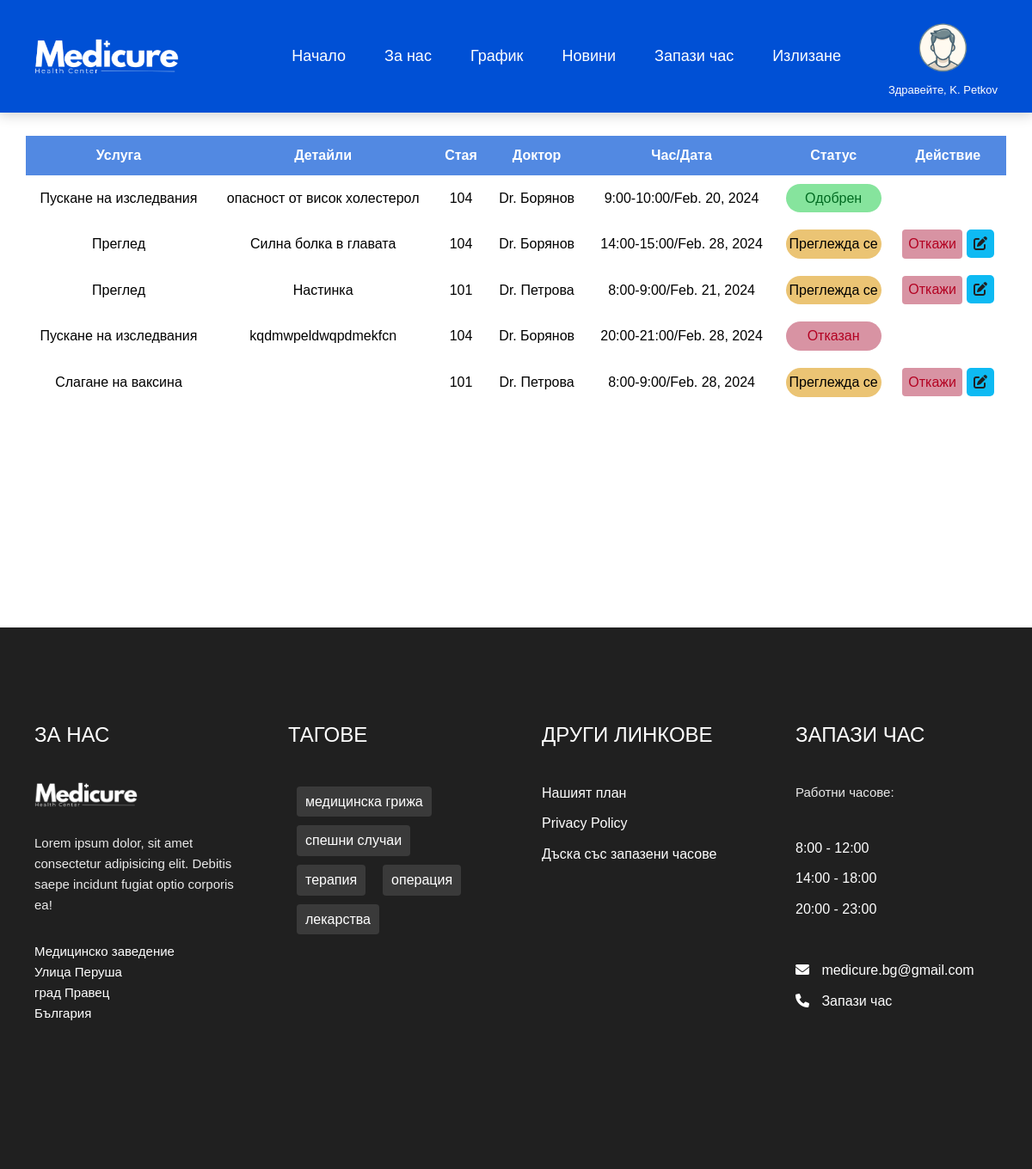
The app's page /appointments (signed in), older data.
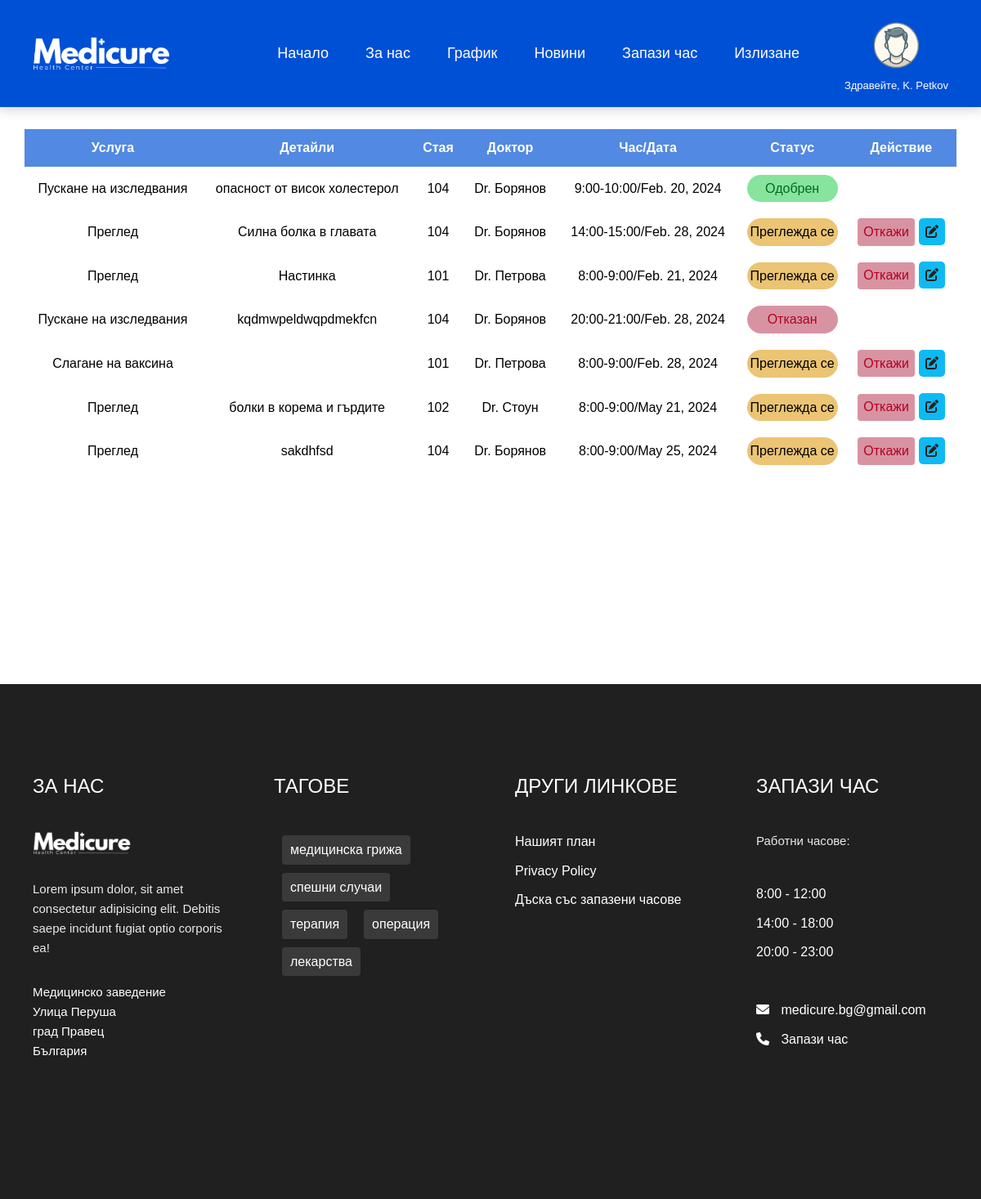
The same page, newer data.
### projectapp/models.py (models this page shows, shortened)
class Appointment(models.Model):
    patient = models.ForeignKey(CustomUser, on_delete=models.CASCADE, related_name='patient_appointments', blank=True, null=True)
    doctor = models.ForeignKey(CustomUser, on_delete=models.CASCADE, related_name='doctor_appointments', blank=True, null=True)
    service = models.CharField(max_length=255, blank=True, null=True)
    details = models.CharField(max_length=255, blank=True, null=True)
    appointment_date = models.DateField()
    appointment_time = models.CharField(max_length=12)
    STATUS_CHOICES = [
        ('Одобрен' , 'Одобрен'),
        ('Преглежда се', 'Преглежда се'),
        ('Отказан', 'Отказан'),
        ('Пропуснат', 'Пропуснат'),
        ('Изпълнен', 'Изпълнен')
    ]
    status = models.CharField(max_length=20, choices=STATUS_CHOICES, null=True, blank=True, default='Преглежда се')

class CustomUser(models.Model):
    user = models.OneToOneField(User, on_delete=models.CASCADE, blank=True, null=True)
    phone = models.CharField(max_length=13)
    date_of_birth = models.DateField(null=True, blank=True)
    specialty = models.CharField(max_length=100, null=True, blank=True)
    ROLE_CHOICES = [
        ('admin', 'Administrator'),
        ('doctor', 'Doctor'),
        ('patient', 'Patient')
    ]
    role = models.CharField(max_length=7, choices=ROLE_CHOICES)
    GENDER_CHOICES = [
        ('male' , 'Male'),
        ('female', 'Female'),
        ('other' , 'Other')
    ]
    gender = models.CharField(max_length=6, choices=GENDER_CHOICES, default='not set', blank=True, null=True)
    room_num = models.IntegerField(null=True, blank=True)
    profile_image = models.ImageField(upload_to='images/' ,blank=True, null=True)

### projectapp/views.py (the view, shortened to what this page needs)
# urls.py: path('appointments', views.appointments, name='appointments'),
def appointments(request):
    if request.user.is_authenticated:
        user_email = request.user.email
        patient_appointments = Appointment.objects.filter(patient__user__email=user_email)
        doctor_appointments = Appointment.objects.filter(doctor__user__email=user_email)
        appointments = Appointment.objects.all()
        context = {
                   'appointments' : appointments,
                   'patient_appointments': patient_appointments,
                   'doctor_appointments' : doctor_appointments
                   }
        return render(request, 'appointments.html', context)
    else:
        html_content = """
            <br><br><br><br><br>
            <p><strong> Влезте или се регистирайте за да видите графика си.</strong></p>
            <br><br><br><br><br><br><br><br><br><br><br><br><br><br><br><br><br><br><br><br><br><br><br>
        """
    return render(request, 'appointments.html', {'html_content' : html_content})

### projectapp/context_processors.py (called while the page is built)
def custom_user_details(request):
    if request.user.is_authenticated:
        user_profile = CustomUser.objects.get(user=request.user)
        return {'user_profile': user_profile}
    return {}

### projectapp/templatetags/my_custom_filters.py (called while the page is built)
@register.filter(name='truncateletters')
def truncateletters(value, arg):
    try:
        length = int(arg)
    except ValueError:  # Invalid literal for int()
        return value  # Fail silently.
    if len(value) > length:
        return value[:length]
    else:
        return value

### template/appointments.html (shortened to what this page needs)
{% load static %}
{% load my_custom_filters %}
<!DOCTYPE html>
<html lang="bg">
<head>
    <link rel="stylesheet" href="{% static 'css/appointments.css' %}">
    <link rel="stylesheet" href="https://cdnjs.cloudflare.com/ajax/libs/font-awesome/6.0.0-beta2/css/all.min.css" />
</head>
<body>
    {% include 'nav.html' %}
    {% if user.is_authenticated %}
    <section class="table__body">
        <table>
            {% if user_profile.role == 'patient' %}
            <thead>
                <tr>
                    <th> Услуга </th>
                    <th> Детайли </th>
                    <th> Стая </th>
                    <th> Доктор </th>
                    <th> Час/дата </th>
                    <th> Статус </th>
                    <th> Действие </th>
                </tr>
            </thead>
            <tbody>
                {% for appointment in patient_appointments %}
                <tr>
                    <td> {{appointment.service}} </td>
                    <td> {{appointment.details}} </td>
                    <td> {{appointment.doctor.room_num}} </td>
                    <td> Dr. {{appointment.doctor.user.last_name}} </td>
                    <td> {{appointment.appointment_time}}/{{appointment.appointment_date}} </td>
                    <td>
                        {% if  appointment.status == "Преглежда се" %}
                        <p class="status pending">{{appointment.status}}</p>
                        {% elif  appointment.status == "Одобрен" %}
                        <p class="status approved">{{appointment.status}}</p>
                        {% elif  appointment.status == "Отказан" %}
                        <p class="status cancelled">{{appointment.status}}</p>
                        {% elif  appointment.status == "Пропуснат" %}
                        <p class="status missed">{{appointment.status}}</p>
                        {% elif  appointment.status == "Изпълнен" %}
                        <p class="status done">{{appointment.status}}</p>
                        {% endif %}
                    </td>
                    <td>
                        <form method="post" class="form-appointments">
                            {% if appointment.status == "Преглежда се" %}
                            <button class="cancelled" name="status" value="Отказан"> Откажи</button>
                            <a class="edit" href="{% url 'edit_appointment' appointment.id %}"> <i class="fas fa-edit"></i></a>
                            {% endif %}
                        </form>
                    </td>
                </tr>
                {% endfor %}
            </tbody>
            {% endif %}
        </table>
    </section>
    {% else %}
        {{ html_content|safe }}
    {% endif %}
            {% include 'make_an_appointment.html' %}
        {% include 'footer.html' %}
</body>
</html>

### template/nav.html (shortened to what this page needs)
{% load static %}
{% load my_custom_filters %}
    <link rel = "stylesheet" href = "{% static 'css/normalize.css' %}">
    <link rel = "stylesheet" href = "{% static 'css/main.css' %}">
<nav class = "navbar bg-blue">
    <div class = "container flex">
        <a href = "{% url 'index' %}" class = "navbar-brand">
            <img src = "{% static 'images/Medicure.png' %}" alt = "site logo">
        </a>
        <div class = "navbar-collapse bg-white">
            <ul class = "navbar-nav">
                <li class = "nav-item">
                    <a href = "{% url 'index' %}" class = "nav-link" style="font-size: large;">Начало</a>
                </li>
                <li class = "nav-item">
                    <a href = "{% url 'aboutus' %}" class = "nav-link" style="font-size: large;">За нас</a>
                </li>
                <li class = "nav-item">
                    <a href = "{% url 'appointments' %}" class = "nav-link" style="font-size: large;">График</a>
                </li>
                <li class = "nav-item">
                    <a href = "{% url 'news' %}" class = "nav-link" style="font-size: large;">Новини</a>
                </li>
                {% if user.is_authenticated %}
                    {% if user_profile.role == 'patient' and user_profile.gender == 'male' %}
                    <li class = "nav-item">
                        <a href = "#" class = "nav-link appointment" style="font-size: large;">Запази час</a>
                    </li>
                    <li class = "nav-item"><a class="nav-link" href="{% url 'logout' %}" style="font-size: large;">Излизане</a></li>
                </ul>
                    <div class="profile">
                        <a href="{% url 'profile' %}"><img class="profile-img" style="height: 80px; width:80px;" src="{% static 'images/profilepic1.png' %}" alt="profilepic" ></a>
                        <p class = "text-sm profile-text" >Здравейте, {{ user.first_name | truncateletters:1 }}. {{user.last_name}}</p>
                    </div>
                    {% endif %}
                {% endif %}
        </div>
    </div>
</nav>

### template/make_an_appointment.html (shortened to what this page needs)
{% load static %}
<!DOCTYPE html>
<html lang="bg">
<head>
</head>
<body>
</body>
</html>

### template/footer.html
 {% load static%}
 <link rel = "stylesheet" href = "{% static 'css/normalize.css' %}">
    <link rel = "stylesheet" href = "{% static 'css/main.css' %}">
 <footer id = "footer" class = "footer text-center">
    <div class = "container">
        <div class = "footer-inner text-white py grid">
            <div class = "footer-item">
                <h3 class = "footer-head">за нас</h3>
                <div class = "icon">
                    <img src = "{% static 'images/MedicureBlack.png' %}">
                </div>
                <p class = "text text-md">Lorem ipsum dolor, sit amet consectetur adipisicing elit. Debitis saepe incidunt fugiat optio corporis ea!</p>
                <address>
                    Медицинско заведение <br>
                    Улица Перуша  <br>
                    град Правец <br>
                    България
                </address>
            </div>
            <div class = "footer-item">
                <h3 class = "footer-head">тагове</h3>
                <ul class = "tags-list flex">
                    <li>медицинска грижа</li>
                    <li>спешни случаи</li>
                    <li>терапия</li>
                    <li>операция</li>
                    <li>лекарства</li>
                </ul>
            </div>
            <div class = "footer-item">
                <h3 class = "footer-head">Други линкове</h3>
                <ul>
                    <li><a href = "{% url 'aboutus' %}" class = "text-white">Нашият план</a></li>
                    <li><a href = "#" class = "text-white">Privacy Policy</a></li>
                    <li><a href = "{% url 'appointments' %}" class = "text-white">Дъска със запазени часове</a></li>
                </ul>
            </div>
            <div class = "footer-item">
                <h3 class = "footer-head">запази час</h3>
                <p class = "text text-md">Работни часове:</p>
                <ul class = "appointment-info">
                    <li>8:00 - 12:00</li>
                    <li>14:00 - 18:00</li>
                    <li>20:00 - 23:00</li>
                    <br>
                    <li>
                        <i class = "fas fa-envelope"></i>
                        <span>medicure.bg@gmail.com</span>
                    </li>
                    {% if user_profile.role == 'patient' %}
                    <li>
                        <i class = "fas fa-phone"></i>
                        <a href="#" class="appointment"><span style="color: white;">Запази час</span></a>
                    </li>
                    {% endif %}
                </ul>
            </div>
        </div>
    </div>
</footer>

### static/css/appointments.css (style rules this page uses)
* { margin: 0; padding: 0; box-sizing: border-box; font-family: sans-serif; }
.table__body { width: 95%; max-height: calc(89% - 1.6rem); background-color: #fffb; margin: .8rem auto; border-radius: .6rem; overflow: auto; overflow: overlay; }
table { width: 100%; margin-bottom: 25rem; margin-top: 15rem; }
table, th, td { border-collapse: collapse; padding: 1rem; text-align: left; text-align: center; }
thead th { position: sticky; top: 0; left: 0; background-color: #0052d5ad; text-transform: capitalize; color: #fff; }
tbody tr { --delay: .1s; transition: .5s ease-in-out var(--delay), background-color 0s; }
tbody tr td, tbody tr td p, tbody tr td img { transition: .2s ease-in-out; }
.status { padding: .4rem 0; border-radius: 2rem; text-align: center; }
.status.approved { background-color: #86e49d; color: #006b21; }
.status.cancelled { background-color: #d893a3; color: #b30021; }
.status.pending { background-color: #ebc474; }
.approved { background-color: #86e49d; color: #006b21; }
.pending { background-color: #ebc474; }
.cancelled { background-color: #d893a3; color: #b30021; }
.form-appointments { background: none; margin: 0; padding: 0; border-collapse: collapse; }
.edit { padding: 0.8rem; background-color: #0ebaf3 ; border-radius: 5px; }

### template/make_an_appointment.html (style rules this page uses)
body { font-family: Arial, sans-serif; margin: 0; padding: 0; }
button { background-color: #0050d5; color: #ffffff; padding: 0.75rem; border: none; border-radius: 4px; cursor: pointer; }

Row changes from the older to the newer data that the page shows:
added Appointment: service "Преглед", details "болки в корема и гърдите", doctor.room_num "102", doctor.user.last_name "Стоун", appointment_time "8:00-9:00", appointment_date "May 21, 2024", status "Преглежда се", shows "Откажи"
added Appointment: service "Преглед", details "sakdhfsd", doctor.room_num "104", doctor.user.last_name "Борянов", appointment_time "8:00-9:00", appointment_date "May 25, 2024", status "Преглежда се", shows "Откажи"
